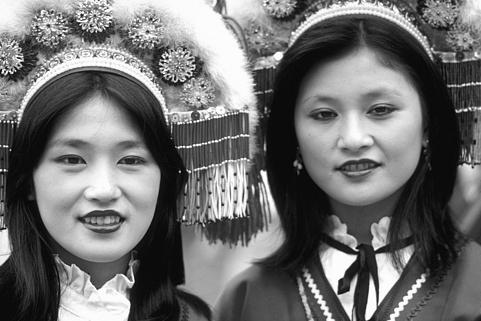
#> input picture data/image2.jpg, 481 x 321 px
$ python Sobel.py
#> lines starting #> are read from the running program, lines starting #| are printed output that depends on the picture
import cv2
import numpy as np
import math as m


# reads image and return it as numpy array with pixel values
def readImage(image):
#> called with image = './data/image2.jpg'
    img = cv2.imread(image)
#> img is the input picture: shape (321, 481, 3); min 0, max 255, mean 110.8
    return img


# saves Image in the working directory
def saveImage(name, image):
    cv2.imwrite(name, image)


# Finds the convolution between Image and given filter and returns new image array
def convolution(filter, gray_img):
    h, w = gray_img.shape[:2]
#> h = 321; w = 481
    h_filter, w_filter = filter.shape
    new_Image = np.zeros((h, w), dtype=np.uint8)
    for i in range(1, h-1):
        for j in range(1, w-1):
            conv = 0
            for y in range(h_filter):
                for x in range(w_filter):
                    conv = conv + (filter[y, x] * gray_img[i+y-1, j+x-1])
            new_Image[i - 1, j - 1] = abs(conv)
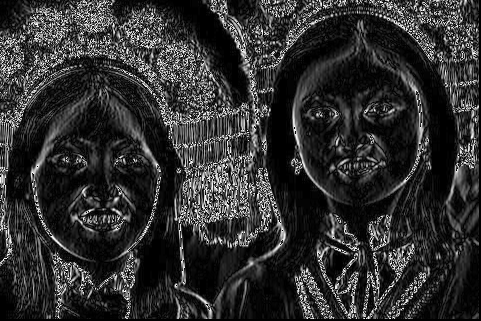
#> new_Image: shape (321, 481); min 0, max 255, mean 47.9
    return new_Image


# First it finds the convolution between image and two filters and saves the two images
# secondly finds the Gradient magnitude of the x and y derivatives of images
# finally compairing Gradient magnitude with the threshold value to detect edges
def sobel_operation(gray_image, h_filter, v_filter):
    grad_x = convolution(h_filter, gray_image)
    grad_y = convolution(v_filter, gray_image)
#> after the loop in convolution (call 2), `for i in range(1, h-1):`:
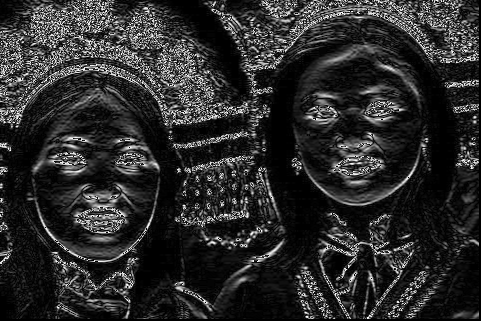
#> new_Image: shape (321, 481); min 0, max 255, mean 43.7

    h, w = gray_image.shape[:2]
#> h = 321; w = 481

    saveImage("x_comp.jpg", grad_x)
    saveImage("y_comp.jpg", grad_y)

    cv2.imshow('Gradient x:', grad_x)
    cv2.imshow('Gradient y:', grad_y)

    final_image = np.zeros((h, w), dtype=np.uint8)

    for i in range(h):
        for j in range(w):
            mag = m.sqrt(pow(grad_x[i, j], 2.0) + pow(grad_y[i, j], 2.0))
            if mag > 100:
                final_image[i, j] = 255
            else:
                final_image[i, j] = 0
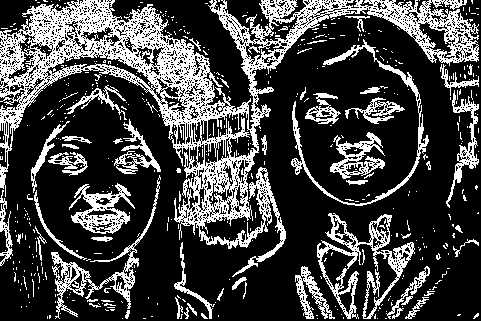
#> final_image: shape (321, 481); 26.6% white in thin lines or dots

    return final_image


if __name__ == "__main__":
    # Read RGB image file
    rgb_image = readImage('./data/image2.jpg')
    # convert RGB image to gray scale
    gray_image = cv2.cvtColor(rgb_image, cv2.COLOR_BGR2GRAY)

    # defining horizontal and vertical filter
    h_filter = np.array([[-1, 0, 1], [-2, 0, 2], [-1, 0, 1]])
    v_filter = np.array([[-1, -2, -1], [0, 0, 0], [1, 2, 1]])

    # Implementation of Sobel edge detection algorithm
    final_image = sobel_operation(gray_image, h_filter, v_filter)

    saveImage("sobel.jpg",final_image)
    cv2.imshow('FinalImage:', final_image)
    cv2.waitKey(0)
    cv2.destroyAllWindows()
